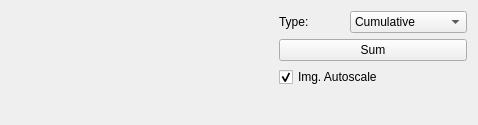
       <widget class="QWidget" name="scrollAreaWidgetContents_4">
        <property name="geometry">
         <rect>
          <x>0</x>
          <y>0</y>
          <width>478</width>
          <height>125</height>
         </rect>
        </property>
        <layout class="QGridLayout" name="gridLayout_68">
         <item row="0" column="0">
          <layout class="QGridLayout" name="gridLayout_3434">
           <property name="sizeConstraint">
            <enum>QLayout::SizeConstraint::SetMinimumSize</enum>
           </property>
           <item row="0" column="0">
            <layout class="QGridLayout" name="gridLayout_47">
             <item row="0" column="0" rowspan="4" colspan="4">
              <layout class="QGridLayout" name="gridLayout_microimage"/>
             </item>
             <item row="0" column="4">
              <widget class="QLabel" name="label_microimage">
               <property name="text">
                <string>Type:</string>
               </property>
              </widget>
             </item>
             <item row="0" column="5">
              <widget class="QComboBox" name="comboBox_fingerprint">
               <property name="sizePolicy">
                <sizepolicy hsizetype="Minimum" vsizetype="Fixed">
                 <horstretch>0</horstretch>
                 <verstretch>0</verstretch>
                </sizepolicy>
               </property>
               <property name="sizeAdjustPolicy">
                <enum>QComboBox::SizeAdjustPolicy::AdjustToContents</enum>
               </property>
               <item>
                <property name="text">
                 <string>Cumulative</string>
                </property>
               </item>
               <item>
                <property name="text">
                 <string>Last 10000 bins</string>
                </property>
               </item>
               <item>
                <property name="text">
                 <string>Last Full Frame</string>
                </property>
               </item>
              </widget>
             </item>
             <item row="1" column="4" colspan="2">
              <widget class="QPushButton" name="pushButton_4">
               <property name="text">
                <string>Sum</string>
               </property>
              </widget>
             </item>
             <item row="2" column="4" colspan="2">
              <widget class="QCheckBox" name="checkBox_autoscale_fingerprint">
               <property name="text">
                <string>Img. Autoscale</string>
               </property>
               <property name="checked">
                <bool>true</bool>
               </property>
              </widget>
             </item>
             <item row="3" column="4">
              <spacer name="verticalSpacer_15">
               <property name="orientation">
                <enum>Qt::Orientation::Vertical</enum>
               </property>
               <property name="sizeHint" stdset="0">
                <size>
                 <width>20</width>
                 <height>40</height>
                </size>
               </property>
              </spacer>
             </item>
            </layout>
           </item>
          </layout>
         </item>
        </layout>
       </widget>
